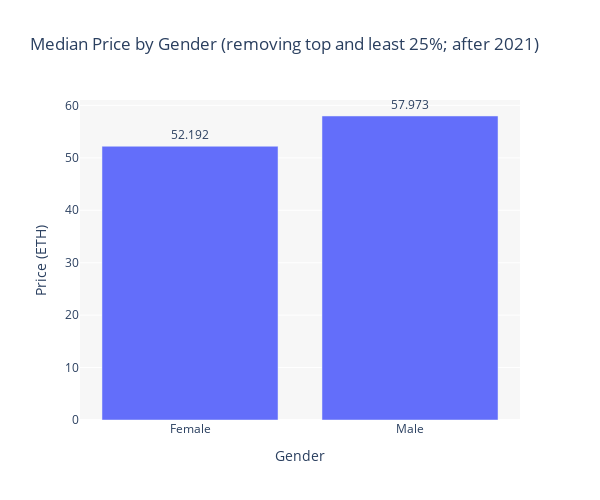

Source (notebook cell):
### Code cell
gender_25 = tx_db[(tx_db['date'] > '2020-12-31')].groupby('gender').apply(price_remove_25)

fig = go.Figure(data=[go.Bar(
    x=gender_25.index, 
    y=gender_25.values,
    text=gender_25.values,
    textposition='auto',),])

fig.update_layout(
    title="Median Price by Gender (removing top and least 25%; after 2021)",
    autosize=False,
    width=600,
    height=500,
    plot_bgcolor='rgba(0,0,0,0.03)',
    xaxis=dict(title='Gender'),
    yaxis=dict(title='Price (ETH)'),
)

fig.update_traces(texttemplate='%{text:.5s}', textposition='outside')

fig.write_image(f"{IMG_PATH}/analysis/fig6.png")
fig.show()

### Figure 1 — Plotly figure (JSON) as saved in the notebook; plotly's stock layout.template omitted (floating-point values rounded to 4 significant figures)
{"data": [{"text": [52.19, 57.97], "textposition": "outside", "texttemplate": "%{text:.5s}", "type": "bar", "x": ["Female", "Male"], "y": [52.19, 57.97]}], "layout": {"autosize": false, "height": 500, "plot_bgcolor": "rgba(0,0,0,0.03)", "title": {"text": "Median Price by Gender (removing top and least 25%; after 2021)"}, "width": 600, "xaxis": {"title": {"text": "Gender"}}, "yaxis": {"title": {"text": "Price (ETH)"}}}}
